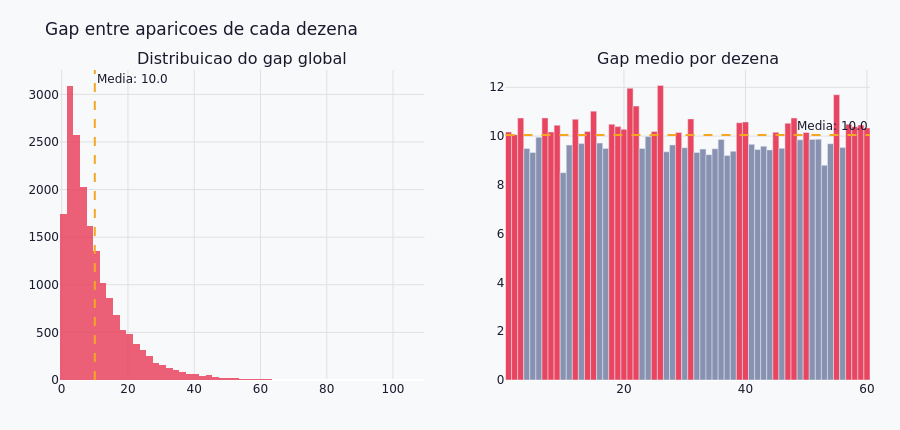

The notebook cell this image was saved under:
### Markdown cell above
## 5. Gap entre aparicoes de cada dezena

Quantos concursos uma dezena fica sem ser sorteada entre duas aparicoes consecutivas.

### Code cell
gaps_por_dezena = {}
for num in range(1, 61):
    mask      = df[DEZENA_COLS].isin([num]).any(axis=1)
    concursos = df.loc[mask, "numero"].values
    if len(concursos) > 1:
        gaps_por_dezena[num] = np.diff(concursos)

all_gaps   = np.concatenate(list(gaps_por_dezena.values()))
media_gaps = {n: g.mean() for n, g in gaps_por_dezena.items()}

fig = make_subplots(rows=1, cols=2,
                    subplot_titles=["Distribuicao do gap global",
                                    "Gap medio por dezena"])

# Histograma global
fig.add_trace(go.Histogram(
    x=all_gaps, nbinsx=60,
    marker_color=ACCENT, opacity=0.85, name="Gap",
    hovertemplate="Gap: <b>%{x}</b> concursos<br>Freq: <b>%{y}</b><extra></extra>",
), row=1, col=1)
fig.add_vline(x=all_gaps.mean(), line_dash="dash", line_color=HIGHLIGHT,
              line_width=2, row=1, col=1,
              annotation_text=f"Media: {all_gaps.mean():.1f}")

# Gap medio por dezena
nums_g  = list(media_gaps.keys())
meias_g = list(media_gaps.values())
m_ger   = np.mean(meias_g)
fig.add_trace(go.Bar(
    x=nums_g, y=meias_g,
    marker_color=[ACCENT if v > m_ger else MUTED for v in meias_g],
    name="Gap medio",
    hovertemplate="Dezena <b>%{x}</b><br>Gap medio: <b>%{y:.1f}</b> concursos<extra></extra>",
), row=1, col=2)
fig.add_hline(y=m_ger, line_dash="dash", line_color=HIGHLIGHT,
              line_width=2, row=1, col=2,
              annotation_text=f"Media: {m_ger:.1f}")

fig.update_layout(
    **LAYOUT,
    title="Gap entre aparicoes de cada dezena",
    height=430,
    showlegend=False,
)
fig.update_xaxes(gridcolor="#e0e0e0", type="linear")
fig.update_yaxes(gridcolor="#e0e0e0")
fig.write_html(EXPORTS / "eda_05_gap_dezenas.html")
fig.show()

print(f"Gap global: media={all_gaps.mean():.1f} | mediana={np.median(all_gaps):.1f} | max={all_gaps.max()}")

### Figure 1 — Plotly figure (JSON) as saved in the notebook; plotly's stock layout.template omitted (floating-point values rounded to 4 significant figures; data arrays with more than 128 entries replaced by an {"elided": "..."} marker saying what was removed)
{"data": [{"hovertemplate": "Gap: <b>%{x}</b> concursos<br>Freq: <b>%{y}</b><extra></extra>", "marker": {"color": "#e94560"}, "name": "Gap", "nbinsx": 60, "opacity": 0.85, "type": "histogram", "x": {"elided": "17952 int values"}, "xaxis": "x", "yaxis": "y"}, {"hovertemplate": "Dezena <b>%{x}</b><br>Gap medio: <b>%{y:.1f}</b> concursos<extra></extra>", "marker": {"color": ["#e94560", "#e94560", "#e94560", "#8892b0", "#8892b0", "#8892b0", "#e94560", "#e94560", "#e94560", "#8892b0", "#8892b0", "#e94560", "#8892b0", "#e94560", "#e94560", "#8892b0", "#8892b0", "#e94560", "#e94560", "#e94560", "#e94560", "#e94560", "#8892b0", "#8892b0", "#e94560", "#e94560", "#8892b0", "#8892b0", "#e94560", "#8892b0", "#e94560", "#8892b0", "#8892b0", "#8892b0", "#8892b0", "#8892b0", "#8892b0", "#8892b0", "#e94560", "#e94560", "#8892b0", "#8892b0", "#8892b0", "#8892b0", "#e94560", "#8892b0", "#e94560", "#e94560", "#8892b0", "#e94560", "#8892b0", "#8892b0", "#8892b0", "#8892b0", "#e94560", "#8892b0", "#e94560", "#e94560", "#e94560", "#e94560"]}, "name": "Gap medio", "type": "bar", "x": [1, 2, 3, 4, 5, 6, 7, 8, 9, 10, 11, 12, 13, 14, 15, 16, 17, 18, 19, 20, 21, 22, 23, 24, 25, 26, 27, 28, 29, 30, 31, 32, 33, 34, 35, 36, 37, 38, 39, 40, 41, 42, 43, 44, 45, 46, 47, 48, 49, 50, 51, 52, 53, 54, 55, 56, 57, 58, 59, 60], "xaxis": "x2", "y": [10.17, 10.06, 10.74, 9.489, 9.326, 9.95, 10.75, 10.17, 10.44, 8.497, 9.631, 10.69, 9.693, 10.18, 11.02, 9.713, 9.491, 10.49, 10.39, 10.28, 11.96, 11.23, 9.495, 9.98, 10.19, 12.07, 9.355, 9.638, 10.14, 9.519, 10.71, 9.327, 9.465, 9.238, 9.479, 9.862, 9.206, 9.375, 10.55, 10.58, 9.66, 9.447, 9.581, 9.434, 10.15, 9.497, 10.53, 10.74, 9.849, 10.15, 9.858, 9.872, 8.799, 9.686, 11.7, 9.527, 10.49, 10.39, 10.45, 10.33], "yaxis": "y2"}], "layout": {"annotations": [{"font": {"size": 16}, "showarrow": false, "text": "Distribuicao do gap global", "x": 0.225, "xanchor": "center", "xref": "paper", "y": 1, "yanchor": "bottom", "yref": "paper"}, {"font": {"size": 16}, "showarrow": false, "text": "Gap medio por dezena", "x": 0.775, "xanchor": "center", "xref": "paper", "y": 1, "yanchor": "bottom", "yref": "paper"}, {"showarrow": false, "text": "Media: 10.0", "x": 9.998, "xanchor": "left", "xref": "x", "y": 1, "yanchor": "top", "yref": "y domain"}, {"showarrow": false, "text": "Media: 10.0", "x": 1, "xanchor": "right", "xref": "x2 domain", "y": 10.04, "yanchor": "bottom", "yref": "y2"}], "font": {"color": "#1a1a2e", "family": "DejaVu Sans, sans-serif"}, "height": 430, "hoverlabel": {"bgcolor": "white", "font": {"size": 12}}, "legend": {"bgcolor": "rgba(0,0,0,0)", "borderwidth": 0}, "margin": {"b": 50, "l": 60, "r": 30, "t": 70}, "paper_bgcolor": "#f8f9fa", "plot_bgcolor": "#f8f9fa", "shapes": [{"line": {"color": "#f5a623", "dash": "dash", "width": 2}, "type": "line", "x0": 9.998, "x1": 9.998, "xref": "x", "y0": 0, "y1": 1, "yref": "y domain"}, {"line": {"color": "#f5a623", "dash": "dash", "width": 2}, "type": "line", "x0": 0, "x1": 1, "xref": "x2 domain", "y0": 10.04, "y1": 10.04, "yref": "y2"}], "showlegend": false, "title": {"text": "Gap entre aparicoes de cada dezena"}, "xaxis": {"anchor": "y", "domain": [0, 0.45], "gridcolor": "#e0e0e0", "type": "linear"}, "xaxis2": {"anchor": "y2", "domain": [0.55, 1], "gridcolor": "#e0e0e0", "type": "linear"}, "yaxis": {"anchor": "x", "domain": [0, 1], "gridcolor": "#e0e0e0"}, "yaxis2": {"anchor": "x2", "domain": [0, 1], "gridcolor": "#e0e0e0"}}}
